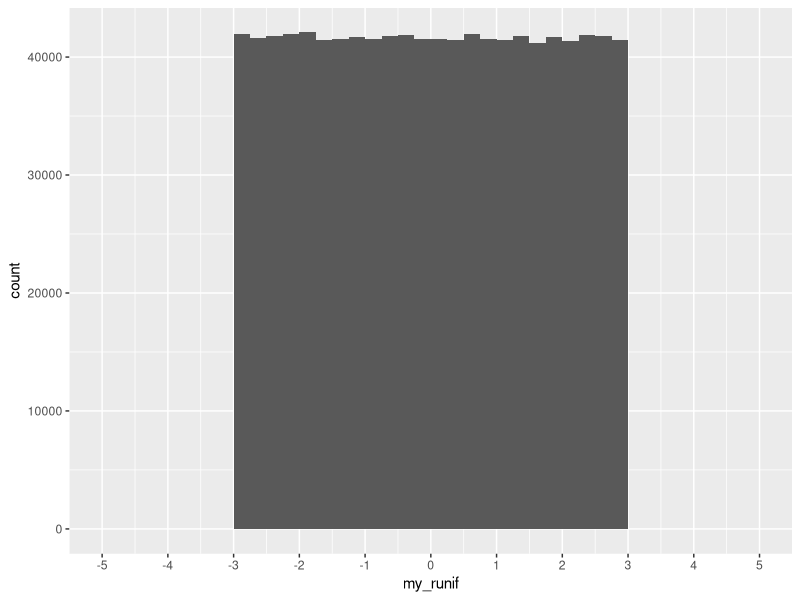
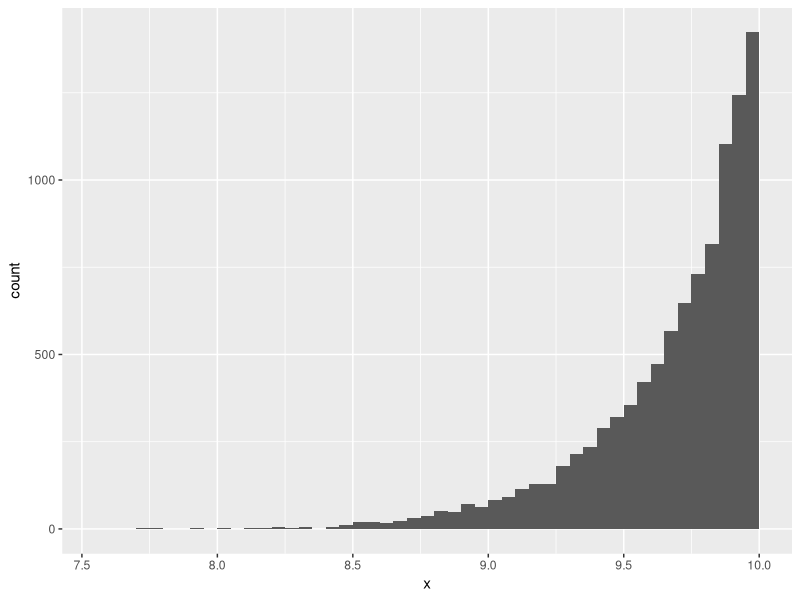
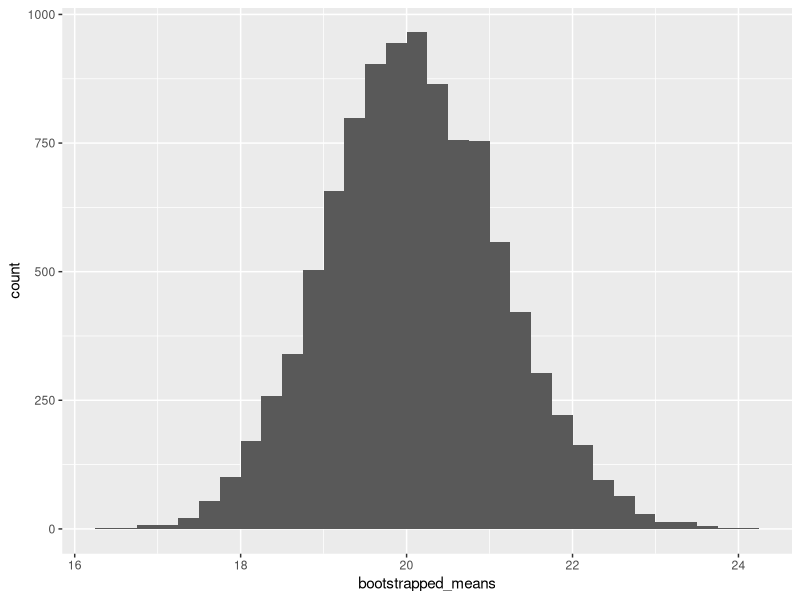

The R source for these figures, in order:
## ---- chunk 1
#| message: false
library(tidyverse)
## ---- chunk 2
runif(n = 20, min = -3, max = 3)
## ---- chunk 3
set.seed(123)
my_runif <- runif(n = 1000000, min = -3, max = 3)
## ---- chunk 4
ggplot(data.frame(my_runif), aes(x = my_runif)) +
  geom_histogram(binwidth = 0.25, boundary = 0, closed = "right") +
  scale_x_continuous(breaks = seq(-5, 5, 1), limits = c(-5, 5))
## ---- chunk 5
rbinom(n = 20, size = 100, prob = 0.5)
## ---- chunk 6
rbinom(n = 20, size = 100, prob = 0.9)
## ---- chunk 7
rnorm(n = 20, mean = 0, sd = 1)
## ---- chunk 8
my_mtcars <- mtcars
## ---- chunk 9
sample(my_mtcars$mpg, size = 1)
## ---- chunk 10
sample(my_mtcars$mpg, size = 1)
## ---- chunk 11
sample(my_mtcars$mpg, size = 1)
## ---- chunk 12
set.seed(123)
sample(my_mtcars$mpg, size = 1)
## ---- chunk 13
set.seed(12)
sample(c("Banana", "Apple", "Orange"), size = 3, replace = T)
## ---- chunk 14
sample(my_mtcars$mpg, size = 100, replace = T)
## ---- chunk 15
my_mtcars |> 
  slice_sample(n = 2) # a number of rows
## ---- chunk 16
my_mtcars |> 
  slice_sample(prop = 0.5) # a proportion of rows
## ---- chunk 17
set.seed(123)
my_mtcars |> 
  slice_sample(prop = 0.5)
## ---- chunk 18
for (i in 1:10){
  print(i)
}
## ---- chunk 19
results <- double(10)
for (i in 1:10){
  results[i] <- i ^ 2
}
## ---- chunk 20
results
## ---- chunk 21
sapply(1:10, function(x){x ^ 2})
## ---- chunk 22
set.seed(1)
k <- 10000 # number of simulations
n <- 30    # number of observations in each simulation

# define an empty numeric object
simulated_estimates <- double(k)

# loop: at each step draw a random n=30 sample and get its maximum 
for (i in 1:k){
  random_sample <- runif(n, 0, 10)
  simulated_estimates[i] <- max(random_sample)
}
## ---- chunk 23
mean(simulated_estimates)
## ---- chunk 24
ggplot(data.frame(x = simulated_estimates), aes(x = x)) +
  geom_histogram(binwidth = 0.05, boundary = 0, closed = "right")
## ---- chunk 25
# set seed an number of simulations
set.seed(1)
k <- 10000
bootstrapped_means <- double(k)
for (i in 1:k){
  m <- my_mtcars |> slice_sample(prop = 1, replace = T)
  bootstrapped_means[i] <- mean(m$mpg)
}
## ---- chunk 26
ggplot(data.frame(bootstrapped_means), aes(x = bootstrapped_means)) +
  geom_histogram(binwidth = 0.25, boundary = 0, closed = "right")
